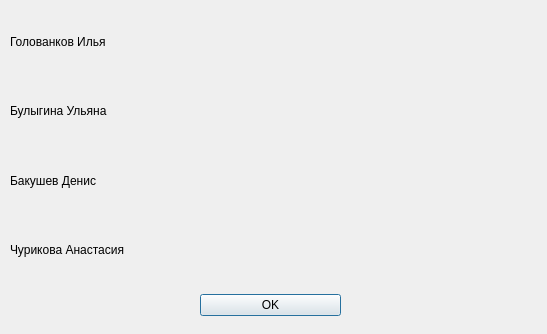
<?xml version="1.0" encoding="UTF-8"?>
<ui version="4.0">
 <class>Dialog</class>
 <widget class="QDialog" name="Dialog">
  <property name="geometry">
   <rect>
    <x>0</x>
    <y>0</y>
    <width>547</width>
    <height>334</height>
   </rect>
  </property>
  <property name="windowTitle">
   <string>Dialog</string>
  </property>
  <widget class="QWidget" name="verticalLayoutWidget">
   <property name="geometry">
    <rect>
     <x>10</x>
     <y>10</y>
     <width>531</width>
     <height>271</height>
    </rect>
   </property>
   <layout class="QVBoxLayout" name="verticalLayout">
    <item>
     <widget class="QLabel" name="label">
      <property name="text">
       <string>Голованков Илья</string>
      </property>
     </widget>
    </item>
    <item>
     <widget class="QLabel" name="label_3">
      <property name="text">
       <string>Булыгина Ульяна</string>
      </property>
     </widget>
    </item>
    <item>
     <widget class="QLabel" name="label_2">
      <property name="text">
       <string>Бакушев Денис</string>
      </property>
     </widget>
    </item>
    <item>
     <widget class="QLabel" name="name_1">
      <property name="text">
       <string>Чурикова Анастасия</string>
      </property>
     </widget>
    </item>
   </layout>
  </widget>
  <widget class="QWidget" name="horizontalLayoutWidget">
   <property name="geometry">
    <rect>
     <x>200</x>
     <y>280</y>
     <width>141</width>
     <height>51</height>
    </rect>
   </property>
   <layout class="QHBoxLayout" name="horizontalLayout">
    <item>
     <widget class="QPushButton" name="confirm">
      <property name="text">
       <string>OK</string>
      </property>
     </widget>
    </item>
   </layout>
  </widget>
 </widget>
 <resources/>
 <connections/>
</ui>
